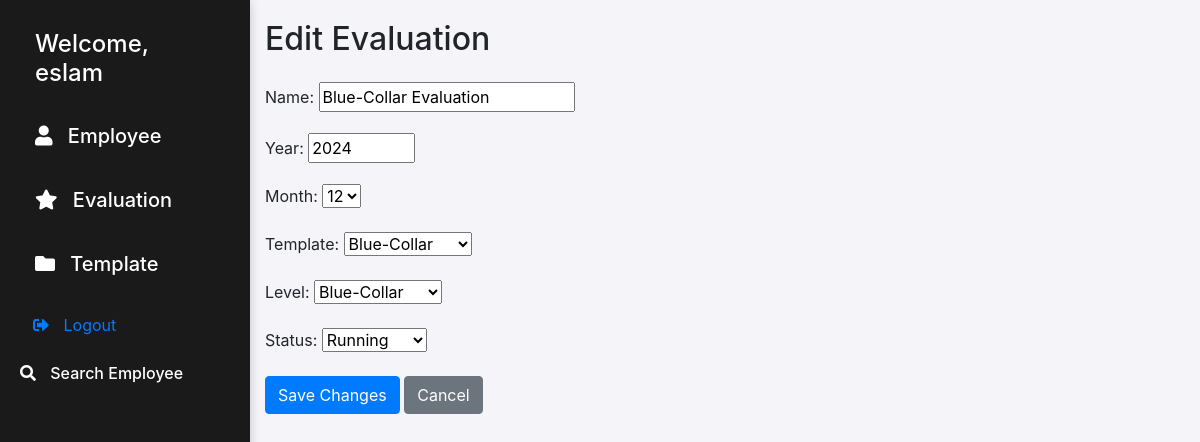
/evaluations/edit/2/ (signed in), run on an earlier commit of the app's database.
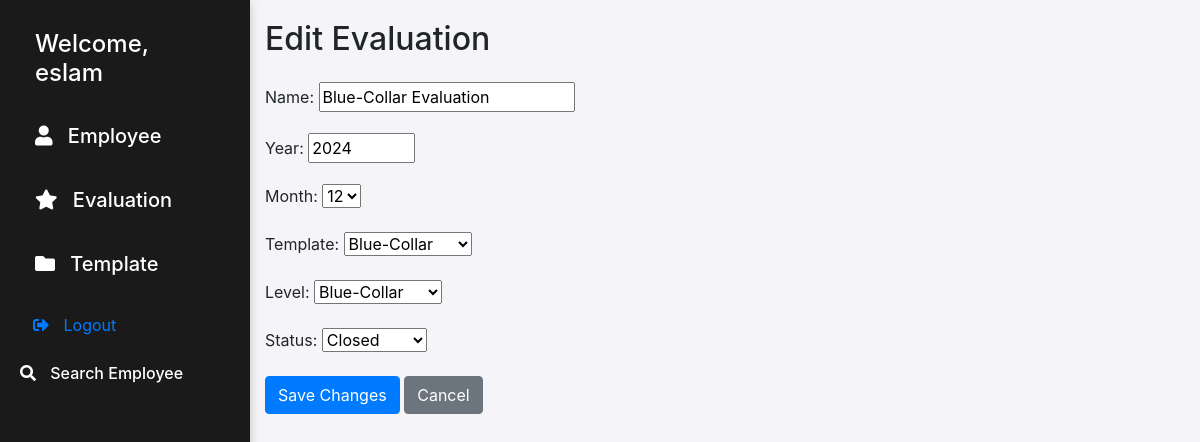
And on a later commit of the database.
### pms/models.py (models this page shows, shortened)
class Evaluation(models.Model):
    status_choices = [
        ('running', 'Running'),
        ('Completed', 'Completed'),
        ('closed', 'Closed')
    ]
    name = models.CharField(max_length=100)
    year = models.PositiveSmallIntegerField()
    month = models.PositiveIntegerField()
    template = models.ForeignKey(Template, on_delete=models.CASCADE)
    level = models.ForeignKey(Level, on_delete=models.CASCADE)
    status = models.CharField(max_length=10, choices=status_choices, default='running')
    evaluator = models.ForeignKey(User, on_delete=models.CASCADE)

class Template(models.Model):
    name = models.CharField(max_length=100)
    weight = models.PositiveSmallIntegerField()
    level = models.ForeignKey(Level, on_delete=models.CASCADE)
    def __str__(self):
        return self.name

class Level(models.Model):
    name  = models.CharField(max_length=50)
    def __str__(self):
        return self.name

### pms/views.py (the view, shortened to what this page needs)
# urls.py: path('evaluations/edit/<int:pk>/', EvaluationUpdateView.as_view(), name='edit_evaluation'),
class EvaluationUpdateView(UpdateView):
    model = Evaluation
    form_class = EvaluationInsertForm
    template_name = 'pms/edit_evaluation.html'
    context_object_name = 'evaluation'

### pms/forms.py
class EvaluationInsertForm(forms.ModelForm):
    class Meta:
        model = Evaluation
        fields = ['name', 'year', 'month', 'template', 'level', 'status']
        widgets = {
            'year': forms.NumberInput(attrs={'min': 1900, 'max': 2100}),
            'month': forms.Select(choices=[(i, i) for i in range(1, 13)]),
            'status': forms.Select(choices=Evaluation.status_choices),
        }

### templates/pms/edit_evaluation.html (shortened to what this page needs)
{% extends 'pms/base.html' %}
{% block body %}
{% if user.is_staff %}
<div class="container">
    <h2 class="mb-4">Edit Evaluation</h2>
    <form method="post">
        {{ form.as_p }}
        <div class="form-group">
            <button type="submit" class="btn btn-primary">Save Changes</button>
            <a href="{% url 'list_evaluation' %}" class="btn btn-secondary">Cancel</a>
        </div>
    </form>
</div>
{% endif %}
{% endblock %}

What changed in the data, as far as the page shows it:
changed Evaluation "Blue-Collar": status "Running" → "Closed"
